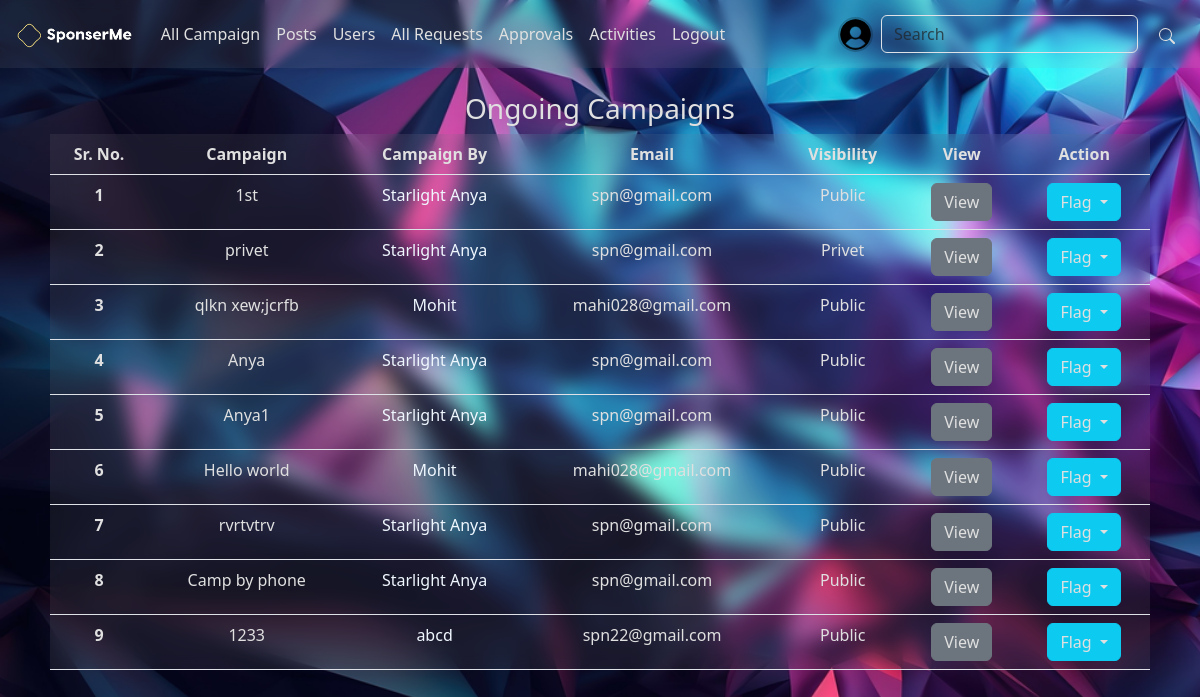
The app's page /admin/dashboard (signed in), older data.
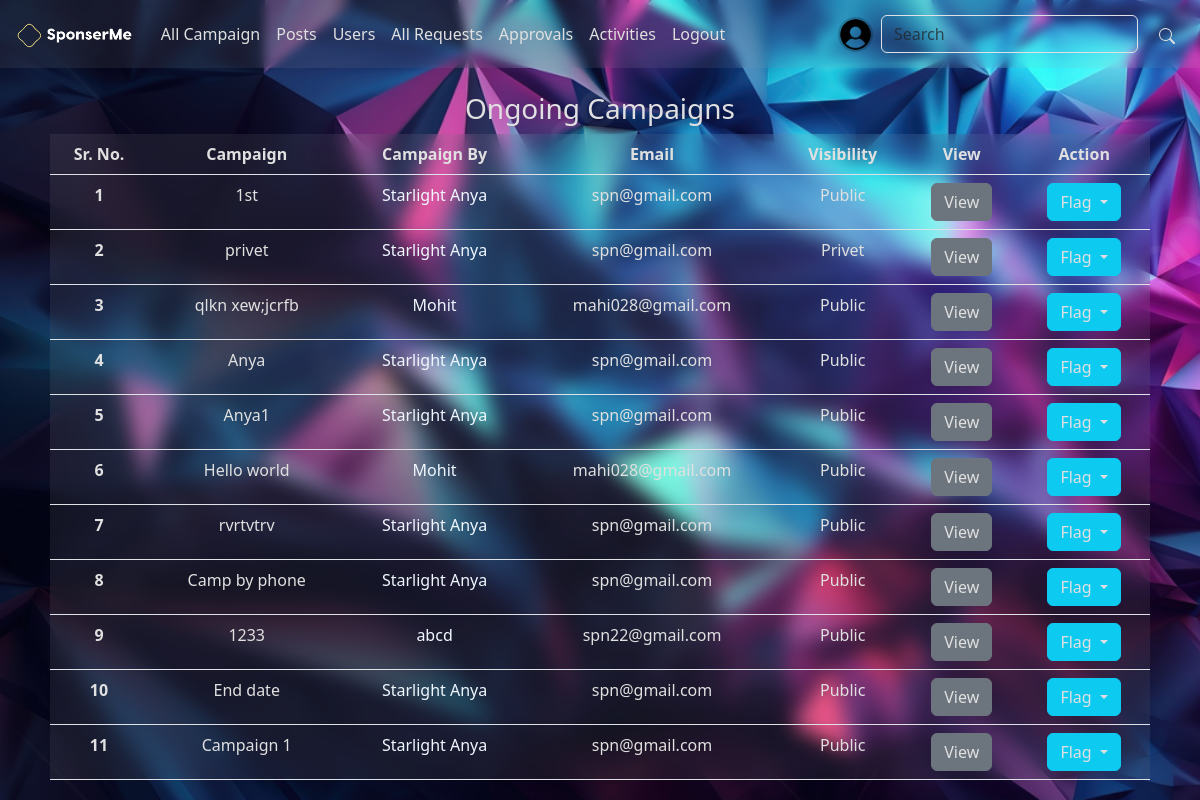
The same page, newer data.
### application/modals.py (models this page shows, shortened)
class Campaign(db.Model):
    campaign_id = db.Column(db.Integer, primary_key=True, autoincrement = True)
    campaign_by = db.Column(db.Integer, db.ForeignKey("sponser.sponser_id", ondelete='CASCADE'), nullable = False)
    campaign_name = db.Column(db.String, unique=True)
    desc = db.Column(db.String, nullable=False)
    requirements = db.Column(db.String, nullable=False)
    start_date = db.Column(db.DateTime, nullable=False, default = datetime.utcnow())
    end_date = db.Column(db.DateTime, nullable=False)
    budget = db.Column(db.Integer, nullable=True)
    visibility = db.Column(db.Boolean)
    goals = db.Column(db.String, nullable=True)
    image_path = db.Column(db.String, nullable=True, default = 'user.png')
    flag = db.Column(db.Boolean, nullable = False, default = False)
    flag_reason = db.Column(db.String, nullable = True)
    category = db.Column(db.String)
    sponser = db.relationship('Sponser', backref = db.backref('campaigns', cascade = "all, delete-orphan"))

class Sponser(db.Model):
    sponser_id = db.Column(db.Integer, db.ForeignKey('user.user_id', ondelete='CASCADE'), primary_key=True)
    company_name = db.Column(db.String, nullable = False)
    industry = db.Column(db.String, nullable = False)
    budget = db.Column(db.Integer, nullable = False)
    about = db.Column(db.String, nullable = True)
    user = db.relationship('User', backref=db.backref('sponsers', cascade="all, delete-orphan"))

class User(db.Model, UserMixin):
    user_id = db.Column(db.Integer, autoincrement = True, primary_key=True)
    email = db.Column(db.String(255), unique=True)
    password = db.Column(db.String, nullable=False)
    active_flag = db.Column(db.Boolean, default = False, nullable = False)
    profile = db.Column(db.String, nullable = True, default = 'user.png')
    flag = db.Column(db.Boolean, nullable = False, default = False)
    flag_reason = db.Column(db.String, nullable = True)
    wallet_balance = db.Column(db.Integer, nullable = False, default = 0)

### application/controllers/admin.py (the view)
@admin.route('/dashboard')
@login_required
def admin_dashboard():
    if not is_admin(current_user.user_id):
        raise UserError(401, "Not Authorised")
    roles = user_roles(current_user.user_id)
    camps = Campaign.query.all()
    return render_template('admin/admin_dash.html', page = 'Admin-Dashboard', roles = roles, camps = camps)

### application/form.py
class SeachForm(FlaskForm):
    search = StringField('Search for: ')
    submit = SubmitField()

### app.py (called while the page is built)
@app.context_processor
def base():
    from application.form import SeachForm
    form = SeachForm()
    return dict(search_form = form)

### application/controllers/auth.py (called while the page is built)
@login_manager.user_loader
def load_user(user_id):
    return User.query.get(int(user_id))

### application/get_roles.py (called while the page is built)
def user_roles(user_id):
    roles = UserRoles.query.filter_by(user_id = user_id).all()
    available_roles = {1: 'Admin', 2: 'Influencer', 3: 'Sponser'}
    user_roles = [available_roles[role.role_id] for role in roles]
    return user_roles

def is_admin(user_id):
    if 'Admin' in user_roles(user_id):
        return True
    return False

### application/templates/admin/admin_dash.html (shortened to what this page needs)
{% extends 'base.html' %}
{% block content %}
<center>
    <h3>Ongoing Campaigns</h3>
    <div class="contatiner" style="max-width: 1100px;">
    <table class="table " style="text-align: center;">
        <thead >
        <tr>
            <th scope="col">Sr. No.</th>
            <th scope="col">Campaign</th>
            <th scope="col">Campaign By</th>
            <th scope="col">Email</th>
            <th scope="col">Visibility</th>
            <th scope="col">View</th>
            <th scope="col">Action</th>
        </tr>
        </thead>
        <tbody>
        {% for camp in camps%}
        <tr>
            <th scope="row">{{loop.index}}</th>
            <td>{{camp.campaign_name}}</td>
            <td><a href="/get/{{camp.campaign_by}}" class="link-secondary link-offset-2 link-offset-3-hover link-underline link-underline-opacity-0 link-underline-opacity-75-hover">{{camp.sponser.company_name}}</a></td>
            <td>{{camp.sponser.user.email}}</td>
            <td>{% if camp.visibility%}Public{%else%}Privet{%endif%}</td>
            <td><a href="/view/{{camp.campaign_id}}" class="btn btn-secondary">View</a></td>
            <td>
                {%if camp.flag %}
                    <div id="flag_cont{{camp.campaign_id}}">
                        <button type="button" class="btn btn-danger" id="camp{{camp.campaign_id}}" onclick="flag_camp('{{camp.campaign_id}}', 'none')">Un-Flag</button>
                    </div>
                {%else%}
                    <div id="flag_cont{{camp.campaign_id}}">
                        <div class="btn-group">
                            <button type="button" class="btn btn-info dropdown-toggle" data-bs-toggle="dropdown" aria-expanded="false">
                                <span id="camp{{camp.campaign_id}}">Flag</span>
                            </button>
                        </div>
                    </div>
                {%endif%}
            </td>
        </tr>
        {%endfor%}
        </tbody>
    </table>
    </div>
</center>
{%endblock%}

Row changes from the older to the newer data that the page shows:
added Campaign: campaign_name "End date", sponser.company_name "Starlight Anya", sponser.user.email "spn@gmail.com", visibility "Public"
added Campaign: campaign_name "Campaign 1", sponser.company_name "Starlight Anya", sponser.user.email "spn@gmail.com", visibility "Public"
